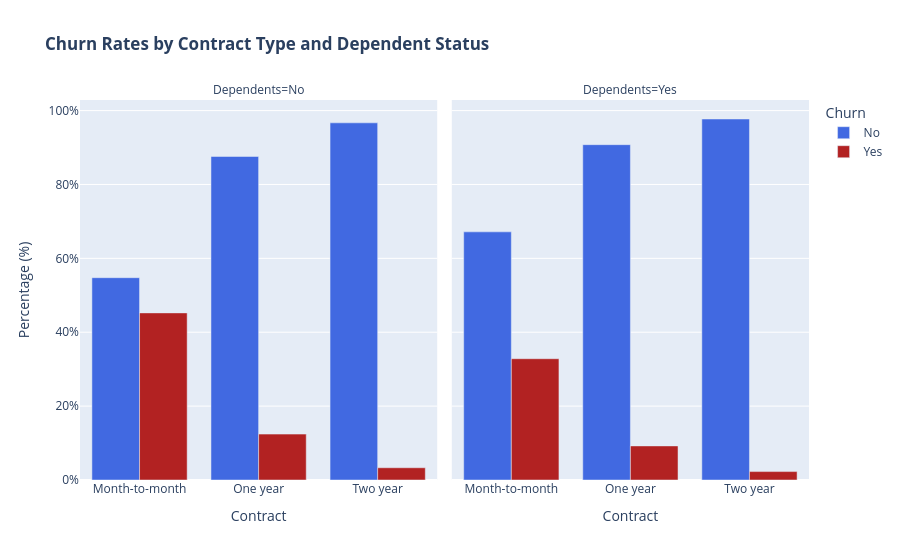

Source (notebook cell):
### Code cell
# 1. Prepare data by resetting index so columns are accessible
plot_df = df.groupby(["Dependents", "Contract"])["Churn"].value_counts(normalize=True).rename("Percentage").reset_index()
plot_df["Percentage"] *= 100  # Convert fractions to clean percentages

# 2. Build the clustered bar chart
fig = px.bar(
    plot_df,
    x="Contract",
    y="Percentage",
    color="Churn",
    facet_col="Dependents",
    barmode="group",
    title="<b>Churn Rates by Contract Type and Dependent Status</b>",
    labels={"Percentage": "Percentage (%)"},
    color_discrete_map={"Yes": "firebrick", "No": "royalblue"} # Match your color theme
)

fig.update_layout(yaxis_ticksuffix="%")
fig.show()

### Figure 1 — Plotly figure (JSON) as saved in the notebook; plotly's stock layout.template omitted (floating-point values rounded to 4 significant figures)
{"data": [{"alignmentgroup": "True", "hovertemplate": "Churn=No<br>Dependents=No<br>Contract=%{x}<br>Percentage (%)=%{y}<extra></extra>", "legendgroup": "No", "marker": {"color": "royalblue", "pattern": {"shape": ""}}, "name": "No", "offsetgroup": "No", "orientation": "v", "showlegend": true, "textposition": "auto", "type": "bar", "x": ["Month-to-month", "One year", "Two year"], "xaxis": "x", "y": [54.76, 87.58, 96.69], "yaxis": "y"}, {"alignmentgroup": "True", "hovertemplate": "Churn=No<br>Dependents=Yes<br>Contract=%{x}<br>Percentage (%)=%{y}<extra></extra>", "legendgroup": "No", "marker": {"color": "royalblue", "pattern": {"shape": ""}}, "name": "No", "offsetgroup": "No", "orientation": "v", "showlegend": false, "textposition": "auto", "type": "bar", "x": ["Month-to-month", "One year", "Two year"], "xaxis": "x2", "y": [67.17, 90.77, 97.72], "yaxis": "y2"}, {"alignmentgroup": "True", "hovertemplate": "Churn=Yes<br>Dependents=No<br>Contract=%{x}<br>Percentage (%)=%{y}<extra></extra>", "legendgroup": "Yes", "marker": {"color": "firebrick", "pattern": {"shape": ""}}, "name": "Yes", "offsetgroup": "Yes", "orientation": "v", "showlegend": true, "textposition": "auto", "type": "bar", "x": ["Month-to-month", "One year", "Two year"], "xaxis": "x", "y": [45.24, 12.42, 3.315], "yaxis": "y"}, {"alignmentgroup": "True", "hovertemplate": "Churn=Yes<br>Dependents=Yes<br>Contract=%{x}<br>Percentage (%)=%{y}<extra></extra>", "legendgroup": "Yes", "marker": {"color": "firebrick", "pattern": {"shape": ""}}, "name": "Yes", "offsetgroup": "Yes", "orientation": "v", "showlegend": false, "textposition": "auto", "type": "bar", "x": ["Month-to-month", "One year", "Two year"], "xaxis": "x2", "y": [32.83, 9.228, 2.278], "yaxis": "y2"}], "layout": {"annotations": [{"font": {}, "showarrow": false, "text": "Dependents=No", "x": 0.245, "xanchor": "center", "xref": "paper", "y": 1, "yanchor": "bottom", "yref": "paper"}, {"font": {}, "showarrow": false, "text": "Dependents=Yes", "x": 0.755, "xanchor": "center", "xref": "paper", "y": 1, "yanchor": "bottom", "yref": "paper"}], "barmode": "group", "legend": {"title": {"text": "Churn"}, "tracegroupgap": 0}, "title": {"text": "<b>Churn Rates by Contract Type and Dependent Status</b>"}, "xaxis": {"anchor": "y", "domain": [0, 0.49], "title": {"text": "Contract"}}, "xaxis2": {"anchor": "y2", "domain": [0.51, 1], "matches": "x", "title": {"text": "Contract"}}, "yaxis": {"anchor": "x", "domain": [0, 1], "ticksuffix": "%", "title": {"text": "Percentage (%)"}}, "yaxis2": {"anchor": "x2", "domain": [0, 1], "matches": "y", "showticklabels": false}}}
